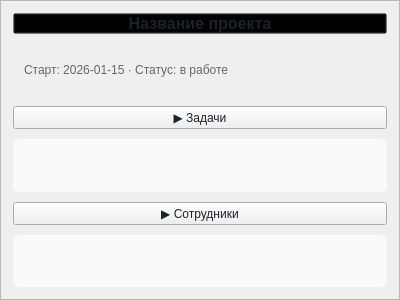
<?xml version="1.0" encoding="UTF-8"?>
<ui version="4.0">
 <class>ProjectCard</class>
 <widget class="QFrame" name="ProjectCard">
  <property name="geometry">
   <rect>
    <x>0</x>
    <y>0</y>
    <width>400</width>
    <height>300</height>
   </rect>
  </property>
  <property name="styleSheet">
   <string notr="true">ProjectCard {
    background-color: white;
    border-radius: 10px;
    border: 1px solid #E0E0E0;
}
ProjectCard QPushButton {
    border: none;
    border-radius: 6px;
    padding: 8px 12px;
    font-weight: bold;
    font-size: 13px;
    text-align: left;
}
ProjectCard QPushButton:hover {
    background-color: #F0F0F0;
}
ProjectCard QPushButton:pressed {
    background-color: #E0E0E0;
}</string>

  </property>
  <property name="frameShape">
   <enum>QFrame::StyledPanel</enum>
  </property>
  <layout class="QVBoxLayout" name="verticalLayout">
   <property name="spacing">
    <number>10</number>
   </property>
   <property name="leftMargin">
    <number>12</number>
   </property>
   <property name="topMargin">
    <number>12</number>
   </property>
   <property name="rightMargin">
    <number>12</number>
   </property>
   <property name="bottomMargin">
    <number>12</number>
   </property>
   <item>
    <widget class="QPushButton" name="name_btn">
     <property name="text">
      <string>Название проекта</string>
     </property>
     <property name="styleSheet">
      <string notr="true">font-size: 16px; font-weight: bold; color: #1B232A; background-color: transparent; padding: 0;</string>
     </property>
    </widget>
   </item>
   <item>
    <widget class="QLabel" name="info_label">
     <property name="text">
      <string>Старт: 2026-01-15 · Статус: в работе</string>
     </property>
     <property name="styleSheet">
      <string notr="true">color: #666; font-size: 12px; padding: 0 8px;</string>
     </property>
     <property name="wordWrap">
      <bool>true</bool>
     </property>
    </widget>
   </item>
   <item>
    <widget class="QPushButton" name="tasks_btn">
     <property name="text">
      <string>▶ Задачи</string>
     </property>
     <property name="checkable">
      <bool>true</bool>
     </property>
     <property name="styleSheet">
      <string notr="true">background-color: #F0F0F0; color: #1B232A;</string>
     </property>
    </widget>
   </item>
   <item>
    <widget class="QFrame" name="tasks_panel">
     <property name="visible">
      <bool>false</bool>
     </property>
     <property name="styleSheet">
      <string notr="true">background-color: #FAFAFA; border-radius: 6px;</string>
     </property>
     <property name="frameShape">
      <enum>QFrame::NoFrame</enum>
     </property>
     <layout class="QVBoxLayout" name="tasks_panel_layout">
      <property name="spacing">
       <number>0</number>
      </property>
      <property name="leftMargin">
       <number>0</number>
      </property>
      <property name="topMargin">
       <number>0</number>
      </property>
      <property name="rightMargin">
       <number>0</number>
      </property>
      <property name="bottomMargin">
       <number>0</number>
      </property>
     </layout>
    </widget>
   </item>
   <item>
    <widget class="QPushButton" name="employees_btn">
     <property name="text">
      <string>▶ Сотрудники</string>
     </property>
     <property name="checkable">
      <bool>true</bool>
     </property>
     <property name="styleSheet">
      <string notr="true">background-color: #F0F0F0; color: #1B232A;</string>
     </property>
    </widget>
   </item>
   <item>
    <widget class="QFrame" name="employees_panel">
     <property name="visible">
      <bool>false</bool>
     </property>
     <property name="styleSheet">
      <string notr="true">background-color: #FAFAFA; border-radius: 6px;</string>
     </property>
     <property name="frameShape">
      <enum>QFrame::NoFrame</enum>
     </property>
     <layout class="QVBoxLayout" name="employees_panel_layout">
      <property name="spacing">
       <number>0</number>
      </property>
      <property name="leftMargin">
       <number>0</number>
      </property>
      <property name="topMargin">
       <number>0</number>
      </property>
      <property name="rightMargin">
       <number>0</number>
      </property>
      <property name="bottomMargin">
       <number>0</number>
      </property>
     </layout>
    </widget>
   </item>
  </layout>
 </widget>
 <resources/>
 <connections/>
</ui>
